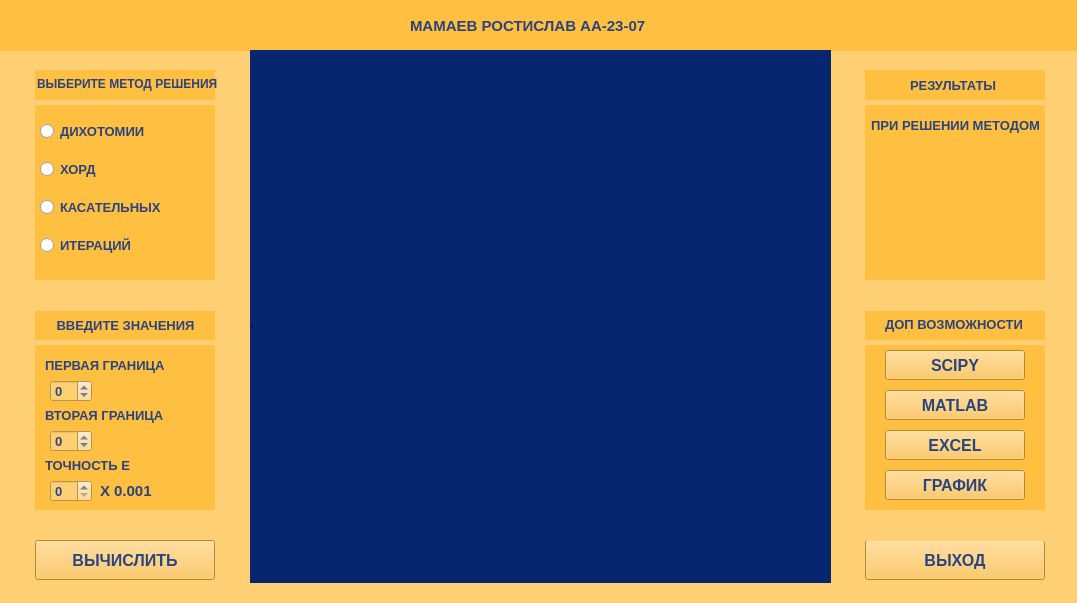
<?xml version="1.0" encoding="UTF-8"?>
<ui version="4.0">
 <class>MainWindow</class>
 <widget class="QMainWindow" name="MainWindow">
  <property name="geometry">
   <rect>
    <x>0</x>
    <y>0</y>
    <width>1077</width>
    <height>603</height>
   </rect>
  </property>
  <property name="minimumSize">
   <size>
    <width>1077</width>
    <height>603</height>
   </size>
  </property>
  <property name="maximumSize">
   <size>
    <width>1077</width>
    <height>603</height>
   </size>
  </property>
  <property name="windowTitle">
   <string>MainWindow</string>
  </property>
  <widget class="QWidget" name="centralwidget">
   <widget class="QLabel" name="FON">
    <property name="geometry">
     <rect>
      <x>250</x>
      <y>50</y>
      <width>581</width>
      <height>561</height>
     </rect>
    </property>
    <property name="styleSheet">
     <string notr="true">background-color: rgb(6, 38, 111);</string>
    </property>
    <property name="text">
     <string>`</string>
    </property>
   </widget>
   <widget class="QLabel" name="LEFTFON">
    <property name="geometry">
     <rect>
      <x>0</x>
      <y>0</y>
      <width>250</width>
      <height>710</height>
     </rect>
    </property>
    <property name="styleSheet">
     <string notr="true">background-color: rgb(255, 208, 115);</string>
    </property>
    <property name="text">
     <string/>
    </property>
   </widget>
   <widget class="QLabel" name="VIBORMET">
    <property name="geometry">
     <rect>
      <x>37</x>
      <y>63</y>
      <width>211</width>
      <height>41</height>
     </rect>
    </property>
    <property name="font">
     <font>
      <pointsize>9</pointsize>
      <weight>75</weight>
      <bold>true</bold>
     </font>
    </property>
    <property name="styleSheet">
     <string notr="true">color: rgb(42, 68, 128);</string>
    </property>
    <property name="text">
     <string>ВЫБЕРИТЕ МЕТОД РЕШЕНИЯ</string>
    </property>
   </widget>
   <widget class="QLabel" name="FONVIBORMET">
    <property name="geometry">
     <rect>
      <x>0</x>
      <y>0</y>
      <width>1081</width>
      <height>51</height>
     </rect>
    </property>
    <property name="styleSheet">
     <string notr="true">background-color: rgb(255, 191, 64);</string>
    </property>
    <property name="text">
     <string/>
    </property>
   </widget>
   <widget class="QWidget" name="verticalLayoutWidget">
    <property name="geometry">
     <rect>
      <x>40</x>
      <y>110</y>
      <width>181</width>
      <height>161</height>
     </rect>
    </property>
    <layout class="QVBoxLayout" name="verticalLayout">
     <item>
      <widget class="QRadioButton" name="radioButton_1">
       <property name="font">
        <font>
         <pointsize>10</pointsize>
         <weight>75</weight>
         <bold>true</bold>
        </font>
       </property>
       <property name="styleSheet">
        <string notr="true">color: rgb(42, 68, 128);</string>
       </property>
       <property name="text">
        <string>ДИХОТОМИИ</string>
       </property>
      </widget>
     </item>
     <item>
      <widget class="QRadioButton" name="radioButton_2">
       <property name="font">
        <font>
         <pointsize>10</pointsize>
         <weight>75</weight>
         <bold>true</bold>
        </font>
       </property>
       <property name="styleSheet">
        <string notr="true">color: rgb(42, 68, 128);</string>
       </property>
       <property name="text">
        <string>ХОРД</string>
       </property>
      </widget>
     </item>
     <item>
      <widget class="QRadioButton" name="radioButton_3">
       <property name="font">
        <font>
         <pointsize>10</pointsize>
         <weight>75</weight>
         <bold>true</bold>
        </font>
       </property>
       <property name="styleSheet">
        <string notr="true">color: rgb(42, 68, 128);</string>
       </property>
       <property name="text">
        <string>КАСАТЕЛЬНЫХ</string>
       </property>
      </widget>
     </item>
     <item>
      <widget class="QRadioButton" name="radioButton_4">
       <property name="font">
        <font>
         <pointsize>10</pointsize>
         <weight>75</weight>
         <bold>true</bold>
        </font>
       </property>
       <property name="styleSheet">
        <string notr="true">color: rgb(42, 68, 128);</string>
       </property>
       <property name="text">
        <string>ИТЕРАЦИЙ</string>
       </property>
      </widget>
     </item>
    </layout>
   </widget>
   <widget class="QPushButton" name="pushButton">
    <property name="geometry">
     <rect>
      <x>865</x>
      <y>540</y>
      <width>180</width>
      <height>40</height>
     </rect>
    </property>
    <property name="font">
     <font>
      <pointsize>12</pointsize>
      <weight>75</weight>
      <bold>true</bold>
     </font>
    </property>
    <property name="styleSheet">
     <string notr="true">background-color: rgb(255, 191, 64);
color: rgb(42, 68, 128);</string>
    </property>
    <property name="text">
     <string>ВЫХОД</string>
    </property>
   </widget>
   <widget class="QLabel" name="FONRATIO">
    <property name="geometry">
     <rect>
      <x>35</x>
      <y>70</y>
      <width>180</width>
      <height>461</height>
     </rect>
    </property>
    <property name="styleSheet">
     <string notr="true">background-color: rgb(255, 191, 64);</string>
    </property>
    <property name="text">
     <string/>
    </property>
   </widget>
   <widget class="QLabel" name="FONRESHNET">
    <property name="geometry">
     <rect>
      <x>865</x>
      <y>70</y>
      <width>180</width>
      <height>441</height>
     </rect>
    </property>
    <property name="styleSheet">
     <string notr="true">background-color: rgb(255, 191, 64);</string>
    </property>
    <property name="text">
     <string/>
    </property>
   </widget>
   <widget class="QLabel" name="PRIRESHENII">
    <property name="geometry">
     <rect>
      <x>910</x>
      <y>60</y>
      <width>171</width>
      <height>51</height>
     </rect>
    </property>
    <property name="font">
     <font>
      <pointsize>10</pointsize>
      <weight>75</weight>
      <bold>true</bold>
     </font>
    </property>
    <property name="styleSheet">
     <string notr="true">color: rgb(42, 68, 128);</string>
    </property>
    <property name="text">
     <string>РЕЗУЛЬТАТЫ</string>
    </property>
   </widget>
   <widget class="QLabel" name="METOD_TEMP">
    <property name="geometry">
     <rect>
      <x>870</x>
      <y>110</y>
      <width>171</width>
      <height>31</height>
     </rect>
    </property>
    <property name="font">
     <font>
      <pointsize>10</pointsize>
      <weight>75</weight>
      <bold>true</bold>
     </font>
    </property>
    <property name="styleSheet">
     <string notr="true">color: rgb(42, 68, 128);</string>
    </property>
    <property name="text">
     <string>&lt;html&gt;&lt;head/&gt;&lt;body&gt;&lt;p align=&quot;center&quot;&gt;ПРИ РЕШЕНИИ МЕТОДОМ&lt;/p&gt;&lt;/body&gt;&lt;/html&gt;</string>
    </property>
   </widget>
   <widget class="QLabel" name="VIVODZNACH">
    <property name="geometry">
     <rect>
      <x>740</x>
      <y>440</y>
      <width>161</width>
      <height>101</height>
     </rect>
    </property>
    <property name="text">
     <string/>
    </property>
   </widget>
   <widget class="QLabel" name="SHAPKATEXT">
    <property name="geometry">
     <rect>
      <x>410</x>
      <y>-20</y>
      <width>241</width>
      <height>91</height>
     </rect>
    </property>
    <property name="font">
     <font>
      <pointsize>11</pointsize>
      <weight>75</weight>
      <bold>true</bold>
     </font>
    </property>
    <property name="styleSheet">
     <string notr="true">color: rgb(42, 68, 128);</string>
    </property>
    <property name="text">
     <string>МАМАЕВ РОСТИСЛАВ АА-23-07</string>
    </property>
   </widget>
   <widget class="QLabel" name="RIGHTFON">
    <property name="geometry">
     <rect>
      <x>830</x>
      <y>-30</y>
      <width>250</width>
      <height>710</height>
     </rect>
    </property>
    <property name="styleSheet">
     <string notr="true">background-color: rgb(255, 208, 115);</string>
    </property>
    <property name="text">
     <string/>
    </property>
   </widget>
   <widget class="QLabel" name="VIBORMET_2">
    <property name="geometry">
     <rect>
      <x>830</x>
      <y>-20</y>
      <width>241</width>
      <height>91</height>
     </rect>
    </property>
    <property name="font">
     <font>
      <pointsize>11</pointsize>
      <weight>75</weight>
      <bold>true</bold>
     </font>
    </property>
    <property name="styleSheet">
     <string notr="true">color: rgb(42, 68, 128);</string>
    </property>
    <property name="text">
     <string/>
    </property>
   </widget>
   <widget class="QLabel" name="VIBORMET_3">
    <property name="geometry">
     <rect>
      <x>45</x>
      <y>280</y>
      <width>161</width>
      <height>91</height>
     </rect>
    </property>
    <property name="font">
     <font>
      <pointsize>10</pointsize>
      <weight>75</weight>
      <bold>true</bold>
     </font>
    </property>
    <property name="styleSheet">
     <string notr="true">color: rgb(42, 68, 128);</string>
    </property>
    <property name="text">
     <string>&lt;html&gt;&lt;head/&gt;&lt;body&gt;&lt;p align=&quot;center&quot;&gt;ВВЕДИТЕ ЗНАЧЕНИЯ&lt;/p&gt;&lt;/body&gt;&lt;/html&gt;</string>
    </property>
   </widget>
   <widget class="QLabel" name="RIGHTFON_2">
    <property name="geometry">
     <rect>
      <x>0</x>
      <y>280</y>
      <width>1081</width>
      <height>31</height>
     </rect>
    </property>
    <property name="styleSheet">
     <string notr="true">background-color: rgb(255, 208, 115);</string>
    </property>
    <property name="text">
     <string/>
    </property>
   </widget>
   <widget class="QLabel" name="RIGHTFON_3">
    <property name="geometry">
     <rect>
      <x>-10</x>
      <y>510</y>
      <width>1081</width>
      <height>31</height>
     </rect>
    </property>
    <property name="styleSheet">
     <string notr="true">background-color: rgb(255, 208, 115);</string>
    </property>
    <property name="text">
     <string/>
    </property>
   </widget>
   <widget class="QLabel" name="VIBORMET_4">
    <property name="geometry">
     <rect>
      <x>45</x>
      <y>320</y>
      <width>241</width>
      <height>91</height>
     </rect>
    </property>
    <property name="font">
     <font>
      <pointsize>10</pointsize>
      <weight>75</weight>
      <bold>true</bold>
     </font>
    </property>
    <property name="styleSheet">
     <string notr="true">color: rgb(42, 68, 128);</string>
    </property>
    <property name="text">
     <string>ПЕРВАЯ ГРАНИЦА</string>
    </property>
   </widget>
   <widget class="QLabel" name="RIGHTFON_4">
    <property name="geometry">
     <rect>
      <x>-30</x>
      <y>340</y>
      <width>1091</width>
      <height>5</height>
     </rect>
    </property>
    <property name="styleSheet">
     <string notr="true">background-color: rgb(255, 208, 115);</string>
    </property>
    <property name="text">
     <string/>
    </property>
   </widget>
   <widget class="QLabel" name="RIGHTFON_5">
    <property name="geometry">
     <rect>
      <x>-10</x>
      <y>100</y>
      <width>1200</width>
      <height>5</height>
     </rect>
    </property>
    <property name="styleSheet">
     <string notr="true">background-color: rgb(255, 208, 115);</string>
    </property>
    <property name="text">
     <string/>
    </property>
   </widget>
   <widget class="QSpinBox" name="spinBox">
    <property name="geometry">
     <rect>
      <x>50</x>
      <y>380</y>
      <width>42</width>
      <height>22</height>
     </rect>
    </property>
    <property name="font">
     <font>
      <pointsize>10</pointsize>
      <weight>75</weight>
      <bold>true</bold>
     </font>
    </property>
    <property name="styleSheet">
     <string notr="true">background-color: rgb(255, 208, 115);
color: rgb(42, 68, 128);</string>
    </property>
    <property name="minimum">
     <number>-100</number>
    </property>
    <property name="maximum">
     <number>100</number>
    </property>
   </widget>
   <widget class="QLabel" name="VIBORMET_5">
    <property name="geometry">
     <rect>
      <x>45</x>
      <y>370</y>
      <width>241</width>
      <height>91</height>
     </rect>
    </property>
    <property name="font">
     <font>
      <pointsize>10</pointsize>
      <weight>75</weight>
      <bold>true</bold>
     </font>
    </property>
    <property name="styleSheet">
     <string notr="true">color: rgb(42, 68, 128);</string>
    </property>
    <property name="text">
     <string>ВТОРАЯ ГРАНИЦА</string>
    </property>
   </widget>
   <widget class="QSpinBox" name="spinBox_2">
    <property name="geometry">
     <rect>
      <x>50</x>
      <y>430</y>
      <width>42</width>
      <height>22</height>
     </rect>
    </property>
    <property name="font">
     <font>
      <pointsize>10</pointsize>
      <weight>75</weight>
      <bold>true</bold>
     </font>
    </property>
    <property name="styleSheet">
     <string notr="true">background-color: rgb(255, 208, 115);
color: rgb(42, 68, 128);</string>
    </property>
    <property name="minimum">
     <number>-100</number>
    </property>
    <property name="maximum">
     <number>100</number>
    </property>
   </widget>
   <widget class="QLabel" name="VIBORMET_6">
    <property name="geometry">
     <rect>
      <x>45</x>
      <y>420</y>
      <width>241</width>
      <height>91</height>
     </rect>
    </property>
    <property name="font">
     <font>
      <pointsize>10</pointsize>
      <weight>75</weight>
      <bold>true</bold>
     </font>
    </property>
    <property name="styleSheet">
     <string notr="true">color: rgb(42, 68, 128);</string>
    </property>
    <property name="text">
     <string>ТОЧНОСТЬ Е</string>
    </property>
   </widget>
   <widget class="QSpinBox" name="spinBox_3">
    <property name="geometry">
     <rect>
      <x>50</x>
      <y>480</y>
      <width>42</width>
      <height>22</height>
     </rect>
    </property>
    <property name="font">
     <font>
      <pointsize>10</pointsize>
      <weight>75</weight>
      <bold>true</bold>
     </font>
    </property>
    <property name="styleSheet">
     <string notr="true">background-color: rgb(255, 208, 115);
color: rgb(42, 68, 128);</string>
    </property>
   </widget>
   <widget class="QLabel" name="label">
    <property name="geometry">
     <rect>
      <x>100</x>
      <y>480</y>
      <width>71</width>
      <height>21</height>
     </rect>
    </property>
    <property name="font">
     <font>
      <pointsize>11</pointsize>
      <weight>75</weight>
      <bold>true</bold>
     </font>
    </property>
    <property name="styleSheet">
     <string notr="true">color: rgb(42, 68, 128);</string>
    </property>
    <property name="text">
     <string>Х 0.001</string>
    </property>
   </widget>
   <widget class="QPushButton" name="pushButton_2">
    <property name="geometry">
     <rect>
      <x>885</x>
      <y>430</y>
      <width>140</width>
      <height>30</height>
     </rect>
    </property>
    <property name="font">
     <font>
      <pointsize>12</pointsize>
      <weight>75</weight>
      <bold>true</bold>
     </font>
    </property>
    <property name="styleSheet">
     <string notr="true">background-color: rgb(255, 191, 64);
color: rgb(42, 68, 128);</string>
    </property>
    <property name="text">
     <string>EXCEL</string>
    </property>
   </widget>
   <widget class="QPushButton" name="pushButton_3">
    <property name="geometry">
     <rect>
      <x>885</x>
      <y>390</y>
      <width>140</width>
      <height>30</height>
     </rect>
    </property>
    <property name="font">
     <font>
      <pointsize>12</pointsize>
      <weight>75</weight>
      <bold>true</bold>
     </font>
    </property>
    <property name="styleSheet">
     <string notr="true">background-color: rgb(255, 191, 64);
color: rgb(42, 68, 128);</string>
    </property>
    <property name="text">
     <string>MATLAB</string>
    </property>
   </widget>
   <widget class="QLabel" name="VIBORMET_9">
    <property name="geometry">
     <rect>
      <x>885</x>
      <y>304</y>
      <width>241</width>
      <height>41</height>
     </rect>
    </property>
    <property name="font">
     <font>
      <pointsize>10</pointsize>
      <weight>75</weight>
      <bold>true</bold>
     </font>
    </property>
    <property name="styleSheet">
     <string notr="true">color: rgb(42, 68, 128);</string>
    </property>
    <property name="text">
     <string>ДОП ВОЗМОЖНОСТИ</string>
    </property>
   </widget>
   <widget class="QPushButton" name="pushButton_4">
    <property name="geometry">
     <rect>
      <x>35</x>
      <y>540</y>
      <width>180</width>
      <height>40</height>
     </rect>
    </property>
    <property name="font">
     <font>
      <pointsize>12</pointsize>
      <weight>75</weight>
      <bold>true</bold>
     </font>
    </property>
    <property name="styleSheet">
     <string notr="true">background-color: rgb(255, 191, 64);
color: rgb(42, 68, 128);</string>
    </property>
    <property name="text">
     <string>ВЫЧИСЛИТЬ</string>
    </property>
   </widget>
   <widget class="QTextBrowser" name="textBrowser">
    <property name="enabled">
     <bool>true</bool>
    </property>
    <property name="geometry">
     <rect>
      <x>874</x>
      <y>165</y>
      <width>161</width>
      <height>111</height>
     </rect>
    </property>
    <property name="font">
     <font>
      <pointsize>12</pointsize>
      <weight>75</weight>
      <bold>true</bold>
     </font>
    </property>
    <property name="focusPolicy">
     <enum>Qt::NoFocus</enum>
    </property>
    <property name="statusTip">
     <string/>
    </property>
    <property name="styleSheet">
     <string notr="true">background-color: rgb(255, 191, 64);
color: rgb(42, 68, 128);</string>
    </property>
    <property name="frameShape">
     <enum>QFrame::NoFrame</enum>
    </property>
    <property name="lineWidth">
     <number>0</number>
    </property>
    <property name="html">
     <string>&lt;!DOCTYPE HTML PUBLIC &quot;-//W3C//DTD HTML 4.0//EN&quot; &quot;http://www.w3.org/TR/REC-html40/strict.dtd&quot;&gt;
&lt;html&gt;&lt;head&gt;&lt;meta name=&quot;qrichtext&quot; content=&quot;1&quot; /&gt;&lt;style type=&quot;text/css&quot;&gt;
p, li { white-space: pre-wrap; }
&lt;/style&gt;&lt;/head&gt;&lt;body style=&quot; font-family:'MS Shell Dlg 2'; font-size:12pt; font-weight:600; font-style:normal;&quot;&gt;
&lt;p align=&quot;center&quot; style=&quot;-qt-paragraph-type:empty; margin-top:0px; margin-bottom:0px; margin-left:0px; margin-right:0px; -qt-block-indent:0; text-indent:0px;&quot;&gt;&lt;br /&gt;&lt;/p&gt;&lt;/body&gt;&lt;/html&gt;</string>
    </property>
   </widget>
   <widget class="QLabel" name="FONVIBORMET_2">
    <property name="geometry">
     <rect>
      <x>250</x>
      <y>583</y>
      <width>581</width>
      <height>20</height>
     </rect>
    </property>
    <property name="styleSheet">
     <string notr="true">background-color: rgb(255, 208, 115);</string>
    </property>
    <property name="text">
     <string/>
    </property>
   </widget>
   <widget class="QPushButton" name="pushButton_5">
    <property name="geometry">
     <rect>
      <x>885</x>
      <y>350</y>
      <width>140</width>
      <height>30</height>
     </rect>
    </property>
    <property name="font">
     <font>
      <pointsize>12</pointsize>
      <weight>75</weight>
      <bold>true</bold>
     </font>
    </property>
    <property name="styleSheet">
     <string notr="true">background-color: rgb(255, 191, 64);
color: rgb(42, 68, 128);</string>
    </property>
    <property name="text">
     <string>SCIPY</string>
    </property>
   </widget>
   <widget class="QLabel" name="METOD_TEMP_2">
    <property name="geometry">
     <rect>
      <x>870</x>
      <y>130</y>
      <width>151</width>
      <height>31</height>
     </rect>
    </property>
    <property name="font">
     <font>
      <pointsize>10</pointsize>
      <weight>75</weight>
      <bold>true</bold>
     </font>
    </property>
    <property name="styleSheet">
     <string notr="true">color: rgb(42, 68, 128);</string>
    </property>
    <property name="text">
     <string>&lt;html&gt;&lt;head/&gt;&lt;body&gt;&lt;p&gt;&lt;br/&gt;&lt;/p&gt;&lt;/body&gt;&lt;/html&gt;</string>
    </property>
   </widget>
   <widget class="QPushButton" name="pushButton_6">
    <property name="geometry">
     <rect>
      <x>885</x>
      <y>470</y>
      <width>140</width>
      <height>30</height>
     </rect>
    </property>
    <property name="font">
     <font>
      <pointsize>12</pointsize>
      <weight>75</weight>
      <bold>true</bold>
     </font>
    </property>
    <property name="styleSheet">
     <string notr="true">background-color: rgb(255, 191, 64);
color: rgb(42, 68, 128);</string>
    </property>
    <property name="text">
     <string>ГРАФИК</string>
    </property>
   </widget>
   <zorder>LEFTFON</zorder>
   <zorder>FONRATIO</zorder>
   <zorder>verticalLayoutWidget</zorder>
   <zorder>VIVODZNACH</zorder>
   <zorder>RIGHTFON</zorder>
   <zorder>FONVIBORMET</zorder>
   <zorder>SHAPKATEXT</zorder>
   <zorder>VIBORMET_2</zorder>
   <zorder>pushButton</zorder>
   <zorder>FONRESHNET</zorder>
   <zorder>PRIRESHENII</zorder>
   <zorder>METOD_TEMP</zorder>
   <zorder>VIBORMET_3</zorder>
   <zorder>RIGHTFON_2</zorder>
   <zorder>RIGHTFON_3</zorder>
   <zorder>VIBORMET_4</zorder>
   <zorder>RIGHTFON_4</zorder>
   <zorder>RIGHTFON_5</zorder>
   <zorder>VIBORMET_5</zorder>
   <zorder>VIBORMET_6</zorder>
   <zorder>label</zorder>
   <zorder>VIBORMET_9</zorder>
   <zorder>pushButton_4</zorder>
   <zorder>textBrowser</zorder>
   <zorder>spinBox_3</zorder>
   <zorder>spinBox_2</zorder>
   <zorder>spinBox</zorder>
   <zorder>VIBORMET</zorder>
   <zorder>pushButton_2</zorder>
   <zorder>pushButton_3</zorder>
   <zorder>FON</zorder>
   <zorder>FONVIBORMET_2</zorder>
   <zorder>pushButton_5</zorder>
   <zorder>METOD_TEMP_2</zorder>
   <zorder>pushButton_6</zorder>
  </widget>
 </widget>
 <resources/>
 <connections/>
</ui>
